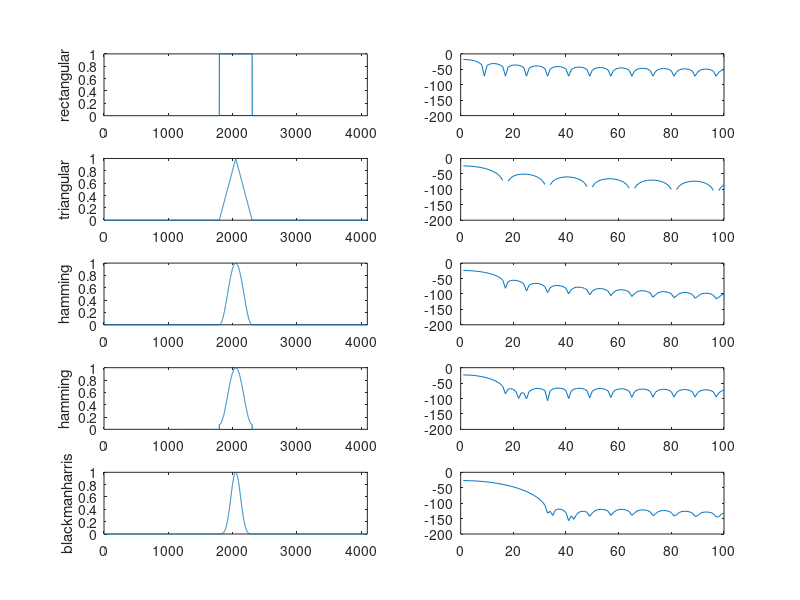

Recreate this plot in MATLAB.
clear all
close all

pkg load signal

M = 511;
N = 4096;

wind = [boxcar(M), triang(M), hanning(M), hamming(M), blackmanharris(M)];

wName = {'rectangular', 'triangular', 'hamming', 'hamming', 'blackmanharris'};

hN = N/2;
hM1 = floor(M/2);
hM2 = ceil(M/2);

analW = size(wind, 2); 

i = 1;

figure(1, 'position',[0,1000,1000,1000]);
for k = 1:analW
	fftBuffer = zeros(N, 1);
	
	fftBuffer(hN+1-hM1:hN) = wind(1:hM1, k);
	fftBuffer(hN+1:hN+hM2) = wind(hM2:end, k);

	windFFT = 20*log10(abs(fft(fftBuffer)/N));

	subplot(analW, 2, i)
	plot(fftBuffer)
	axis([0 N])
	ylabel(wName{k})
	i += 1;
	subplot(analW, 2, i)
	plot(windFFT);
	axis([0 100 -200 0])
	i += 1;
endfor
